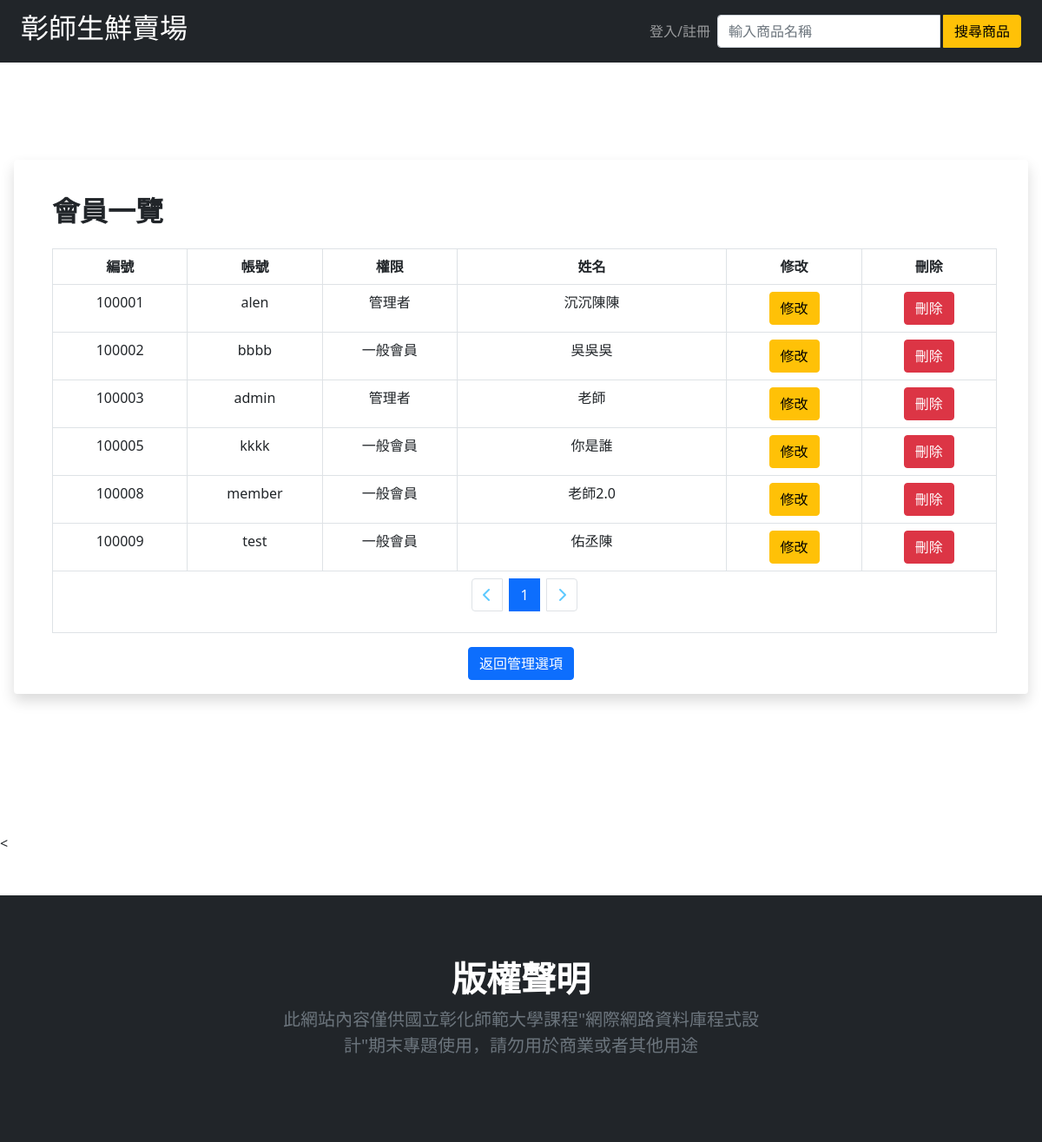
Screenshot of /administrator/allMember.php with the database file from the repository.
### administrator/allMember.php (the view, shortened to what this page needs)
<!DOCTYPE html>
<html lang="en">
<?php include_once("../header.php");
?>
<br><br><br><br><br>
<div class="row shadow p-3 m-3 bg-body rounded">
    <div class="row">
        <div class="col-lg-12">
            <h2 class="fw-bold mb-0 ps-3 pt-4 pb-4 ">會員一覽</h2>
            <table class="table table-bordered table-hover ms-3 text-center">
                <tbody>
                        <tr>
                            <th scope="col" class="col-lg-1">編號</th>
                            <th scope="col" class="col-lg-1">帳號</th>
                            <th scope="col" class="col-lg-1">權限</th>
                            <th scope="col" class="col-lg-2">姓名</th>
                            <th scope="col" class="col-lg-1">修改</th>
                            <th scope="col" class="col-lg-1">刪除</th>
                        </tr>
                        <?php
                        $length = 8;
                        $data = show_all("用戶",$length,8,null);
                        for ($i = 0; $i < $length; $i++) {
                            if (!isset($data['data'][$i])) {
                                break;
                            } else {
                                echo '<tr><td>' . $data['data'][$i][0] . '</td>
                                                <td>' . $data['data'][$i][1] . '</td>
                                                <td>' . (($data['data'][$i][6] == 1) ? "管理者" : "一般會員") . '</td>
                                                <td>' . $data['data'][$i][7] . '</td>
                                                <td><a class="btn btn-warning" href="./changeMember.php?id=' . $data['data'][$i][0] . '">修改</a></td>
                                                <td><button class="btn btn-danger" onclick="delete_member(' . $data['data'][$i][0] . ')">刪除</button></td></tr>';
                            }
                        }
                        echo $data['page'];
                        ?>
                </tbody>
            </table>
        </div>
    </div>
    <div class="text-center">
        <button class="btn btn-primary" onclick="direct_back()">返回管理選項</button>
    </div>
</div>
<br><br><br><br><br><br>
<<?php include_once("../footer.php"); ?>
    </body>
</html>

### rows the page displays
用戶: ID "100001", 帳號 "alen", 權限 "管理者", 姓名 "沉沉陳陳"
用戶: ID "100002", 帳號 "bbbb", 權限 "一般會員", 姓名 "吳吳吳"
用戶: ID "100003", 帳號 "admin", 權限 "管理者", 姓名 "老師"
用戶: ID "100005", 帳號 "kkkk", 權限 "一般會員", 姓名 "你是誰"
用戶: ID "100008", 帳號 "member", 權限 "一般會員", 姓名 "老師2.0"
用戶: ID "100009", 帳號 "test", 權限 "一般會員", 姓名 "佑丞陳"
